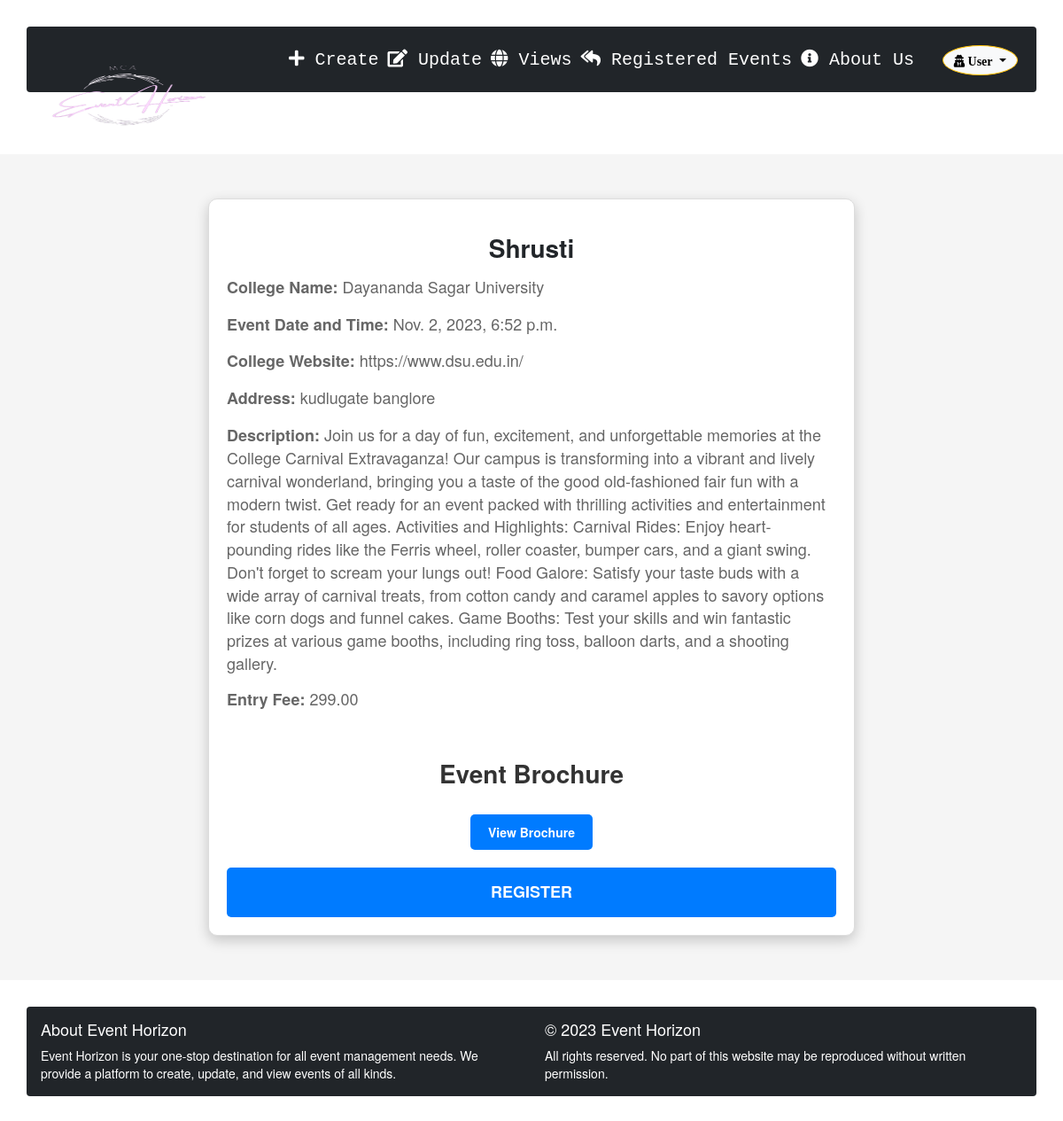
Page /registration/18/ on the committed database.
### firstapp/models.py (models this page shows, shortened)
class Event(models.Model):
    username = models.ForeignKey(User, on_delete=models.CASCADE)
    event_name = models.CharField(max_length=100)
    college_name = models.CharField(max_length=100)
    address = models.CharField(max_length=200)
    college_website = models.CharField(max_length=200)
    event_datetime = models.DateTimeField(blank=True, null=True)
    event_description = models.TextField()
    event_brochure = models.FileField(upload_to='event_brochures/', blank=True, null=True)
    coordinator_name = models.CharField(max_length=100)
    coordinator_contact = models.CharField(max_length=20)
    entry_fee = models.DecimalField(max_digits=10, decimal_places=2, default=0.00)

### firstapp/views.py (the view)
# urls.py: path('registration/<int:event_id>/', views.registration_details, name='registration_details'),
def registration_details(request,event_id):
   event = get_object_or_404(Event, pk=event_id)
   context = {'event': event}
   return render(request, 'registration.html', context)

### templates/registration.html (shortened to what this page needs)
{% extends 'home.html' %}
{% load static %}
{% block content %}
<div class="registration-container">
    <div class="container">
        <div class="row justify-content-center">
            <div class="col-lg-8">
                <div class="card registration-card">
                    <h1 class="text-center text-dark mb-4 event-title">{{ event.event_name }}</h1>
                    <p class="event-text"><strong>College Name:</strong> {{ event.college_name }}</p>
                    <p class="event-text"><strong>Event Date and Time:</strong> {{ event.event_datetime }}</p>
                    <p class="event-text"><strong>College Website:</strong> {{ event.college_website }}</p>
                    <p class="event-text"><strong>Address:</strong> {{ event.address }}</p>
                    <p class="event-text"><strong>Description:</strong> {{ event.event_description }}</p>
                    <p class="event-text"><strong>Entry Fee:</strong> {{ event.entry_fee }}</p>
                    {% if event.event_brochure %}
                    <div class="brochure-container">
                        <h2 class="event-title">Event Brochure</h2>
                        <a href="{{ event.event_brochure.url }}" class="brochure-link" target="_blank">View Brochure</a>
                    </div>
                    {% endif %}
                    <div class="text-center">
                        <a  href="{% url 'payment' event.id %}" class="btn btn-primary register_button" style="width: 100%";>Register</a>
                    </div>
                </div>
            </div>
        </div>
    </div>
</div>
{% endblock %}

### templates/registration.html (style rules this page uses)
.registration-container { background-color: #f5f5f5; padding: 50px 0; }
.registration-card { background-color: #fff; border: 1px solid #ddd; border-radius: 10px; box-shadow: 0 5px 15px rgba(0, 0, 0, 0.2); padding: 20px; }
.event-title { font-size: 28px; font-weight: bold; color: #333; margin-bottom: 20px; }
.event-text { font-size: 18px; color: #666; margin-bottom: 15px; }
.brochure-container { text-align: center; margin-top: 20px; }
.brochure-link { display: inline-block; background-color: #007bff; color: #fff; padding: 10px 20px; border-radius: 5px; text-decoration: none; font-weight: bold; margin-top: 10px; }
.register_button { display: inline-block; background-color: #007bff; color: #fff; padding: 15px 30px; border: none; border-radius: 5px; text-transform: uppercase; font-weight: bold; font-size: 18px; transition: background-color 0.3s; margin-top: 20px; cursor: pointer; text-decoration: none; }

### rows in the picture
Event: event_name "Shrusti", college_name "Dayananda Sagar University", event_datetime "Nov. 2, 2023, 6:52 p.m.", college_website "https://www.dsu.edu.in/", address "kudlugate banglore", event_description "Join us for a day of fun, excitement, and unforgettable memories at the College Carnival Extravaganza! Our campus is transforming into a vibrant and lively carnival wonderland, bringing you a taste of the good old-fashioned fair fun with a modern twist. Get ready for an event packed with thrilling activities and entertainment for students of all ages. Activities and Highlights: Carnival Rides: Enjoy heart-pounding rides like the Ferris wheel, roller coaster, bumper cars, and a giant swing. Don't forget to scream your lungs out! Food Galore: Satisfy your taste buds with a wide array of carnival treats, from cotton candy and caramel apples to savory options like corn dogs and funnel cakes.…", entry_fee "299.00"
